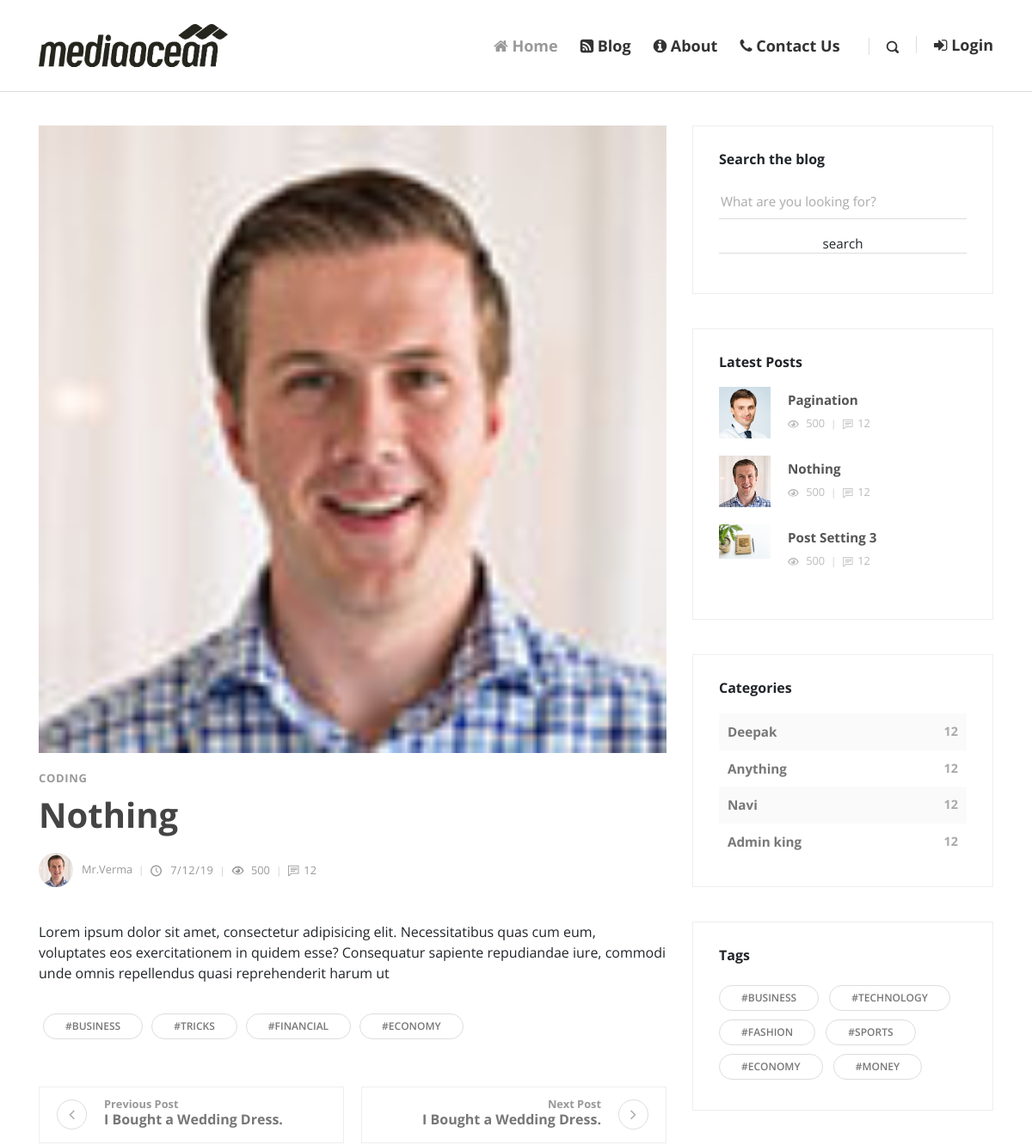
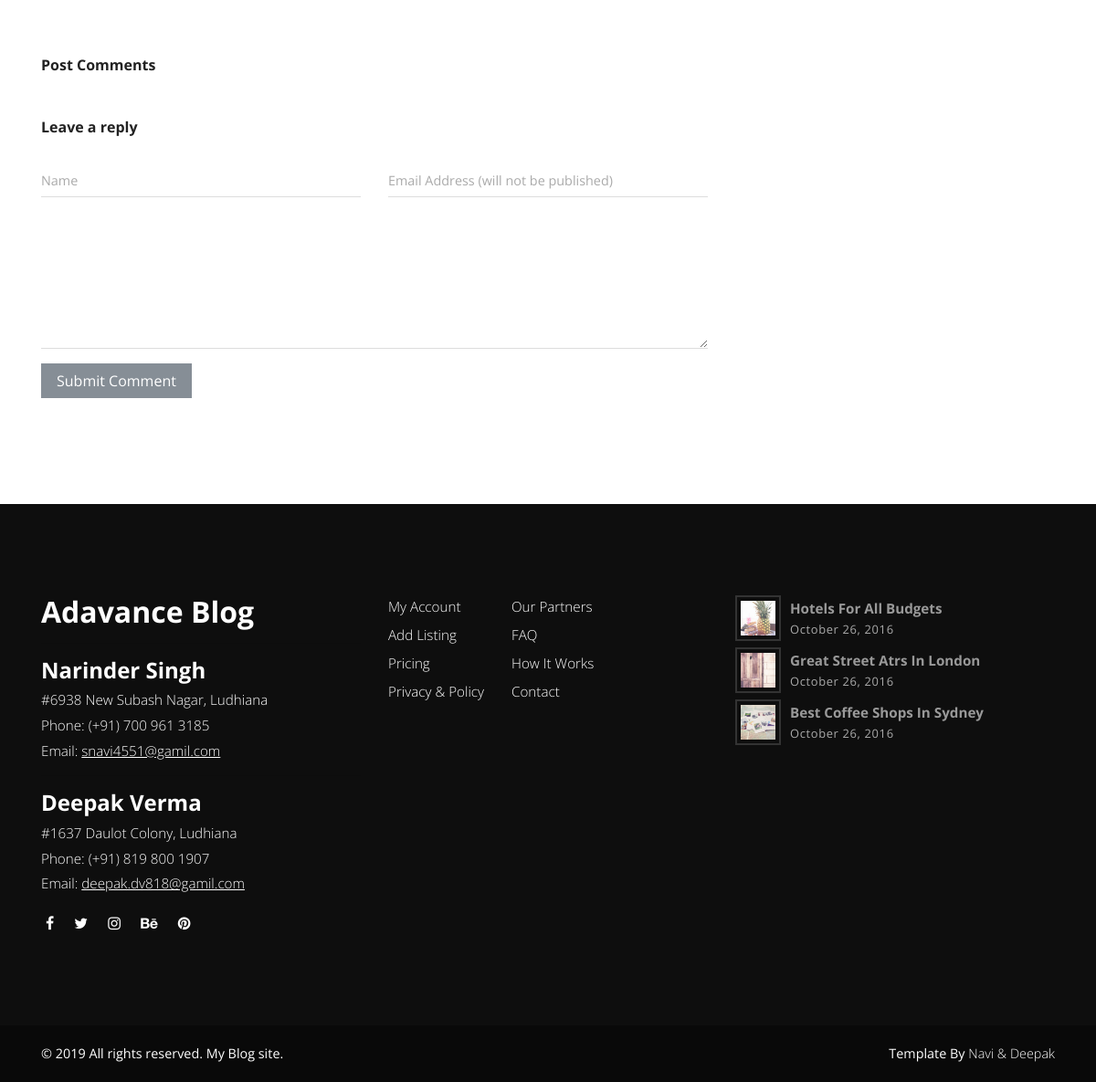
Page /post.php?post_id=8 on the committed database (2 pictures, top to bottom).
### tables this page shows
CREATE TABLE `posts` (
  `id` int(11) NOT NULL,
  `date` varchar(100) NOT NULL,
  `title` varchar(255) NOT NULL,
  `author` varchar(255) NOT NULL,
  `author_image` varchar(255) NOT NULL,
  `image` varchar(255) NOT NULL,
  `categories` varchar(255) NOT NULL,
  `tags` varchar(255) NOT NULL,
  `post_data` text NOT NULL,
  `views` int(11) NOT NULL,
  `status` varchar(255) NOT NULL
);

CREATE TABLE `categories` (
  `id` int(11) NOT NULL,
  `category` varchar(255) NOT NULL
);

### post.php (the view, shortened to what this page needs)
<?php require_once('inc/db.php'); ?>
<?php
if (isset($_GET['post_id'])) {
  $post_id = $_GET['post_id'];
  $views_query = "UPDATE `posts` SET `views` = views +1  WHERE `posts`.`id` = $post_id";
  mysqli_query($con,$views_query);
  $query = "SELECT * FROM  posts WHERE status = 'publish' and id = $post_id";
  $run = mysqli_query($con,$query);
  if (mysqli_num_rows($run)> 0) {
    $row = mysqli_fetch_array($run);
    $date = date($row['date']);
    $title = $row['title'];
    $author = $row['author'];
    $author_image = $row['author_image'];
    $image = $row['image'];
    $categories = $row['categories'];
    $post_data = $row['post_data'];
  }
  else{
    header('Location: blog.php');
  }
}
?>
<!DOCTYPE html>
<html>
  <head>
    <?php require_once('inc/top.php');?>
  </head>
  <body>
    <?php require_once('inc/header.php');?>
    <br><br><br><br>
    <div class="container">
      <div class="row">
        <main class="post blog-post col-lg-8">
          <div class="container">
            <div class="post-single">
              <div class="post-thumbnail"><img src="img/<?php echo $image;?>" alt="..." class="img-fluid"></div>
              <div class="post-details">
                <div class="post-meta d-flex justify-content-between">
                  <div class="category"><a href="post.php"><?php echo ucfirst($categories);?></a></div>
                </div>
                <h1><?php echo $title; ?><a href="post.php"><i class="fa fa-bookmark-o"></i></a></h1>
                <div class="post-footer d-flex align-items-center flex-column flex-sm-row"><a href="#" class="author d-flex align-items-center flex-wrap">
                    <div class="avatar"><img src="img/<?php echo $author_image;?>" alt="..." class="img-fluid"></div>
                    <div class="title"><span><?php echo ucfirst($author); ?></span></div></a>
                  <div class="d-flex align-items-center flex-wrap">
                    <div class="date"><i class="icon-clock"></i> <?php echo $date; ?></div>
                    <div class="views"><i class="icon-eye"></i> 500</div>
                    <div class="comments meta-last"><i class="icon-comment"></i>12</div>
                  </div>
                </div>
                <div class="post-body">
                  <?php echo $post_data; ?>
                </div>
                <div class="post-tags"><a href="#" class="tag">#Business</a><a href="#" class="tag">#Tricks</a><a href="#" class="tag">#Financial</a><a href="#" class="tag">#Economy</a></div>
                <div class="posts-nav d-flex justify-content-between align-items-stretch flex-column flex-md-row"><a href="#" class="prev-post text-left d-flex align-items-center">
                    <div class="icon prev"><i class="fa fa-angle-left"></i></div>
                    <div class="text"><strong class="text-primary">Previous Post </strong>
                      <h6>I Bought a Wedding Dress.</h6>
                    </div></a><a href="#" class="next-post text-right d-flex align-items-center justify-content-end">
                    <div class="text"><strong class="text-primary">Next Post </strong>
                      <h6>I Bought a Wedding Dress.</h6>
                    </div>
                    <div class="icon next"><i class="fa fa-angle-right">   </i></div></a></div>
                <div class="post-comments">
                  <header>
                    <h3 class="h6">Post Comments<span class="no-of-comments"></span></h3>
                  </header>
                  </div>
                </div>
                <div class="add-comment">
                  <header>
                    <h3 class="h6">Leave a reply</h3>
                  </header>
                  <form action="" method="post" class="commenting-form">
                    <div class="row">
                      <div class="form-group col-md-6">
                        <input type="text" name="name" value="<?php
                        if(isset($cs_name)){echo $cs_name;} ?>" id="username" placeholder="Name" class="form-control">
                      </div>
                      <div class="form-group col-md-6">
                        <input type="email" name="email" value="<?php
                        if(isset($cs_email)){echo $cs_email;} ?>"  id="useremail" placeholder="Email Address (will not be published)" class="form-control">
                      </div>
                      <div class="form-group col-md-12">
                        <textarea name="comment" id="usercomment" placeholder="Type your comment"  class="form-control"><?php
                        if(isset($cs_comment)){echo $cs_comment;} ?> </textarea>
                      </div>
                      <div class="form-group col-md-12">
                        <button type="submit" class="btn btn-secondary" name="submit">Submit Comment</button>
                      </div>
                    </div>
                  </form>
                </div>
              </div>
          </div>
        </main>
        <?php require_once('inc/sidebar.php');?>
      </div>
    </div>
    <?php require_once('inc/footer.php');?>
  </body>
</html>

### inc/sidebar.php (shortened to what this page needs)
<?php
  require_once('db.php');
?>
<aside class="col-lg-4">
          <div class="widget search">
            <header>
              <h3 class="h6">Search the blog</h3>
            </header>
            <form action="blog.php" method="post" class="search-form">
              <div class="form-group">
                <input type="search" name="search-text" placeholder="What are you looking for?">
                <input type="submit" class="btn btn-default" value="search" name="search" >
              </div>
            </form>
          </div>
          <div class="widget latest-posts">
            <header>
              <h3 class="h6">Latest Posts</h3>
            </header>
            <div class="blog-posts">
              <?php
               $query = "SELECT * FROM posts WHERE status = 'publish' ORDER BY id DESC LIMIT 3";
               $run = mysqli_query($con,$query);
               if (mysqli_num_rows($run) > 0) {
                 while ($row = mysqli_fetch_array($run)) {
                   $title = $row['title'];
                   $image = $row['image'];
                ?>
              <a href="#">
                <div class="item d-flex align-items-center">
                  <div class="image"><img src="img/<?php echo $image; ?>" alt="..." class="img-fluid"></div>
                  <div class="title"><strong><?php echo $title; ?></strong>
                    <div class="d-flex align-items-center">
                      <div class="views"><i class="icon-eye"></i> 500</div>
                      <div class="comments"><i class="icon-comment"></i>12</div>
                    </div>
                  </div>
                </div>
              </a>
              <?php
                }}
               ?>
            </div>
          </div>
          <div class="widget categories">
            <header>
              <h3 class="h6">Categories</h3>
            </header>
            <?php
            $query="SELECT * FROM categories";
            $run=mysqli_query($con,$query);
            if(mysqli_num_rows($run) > 0){
                while ($row = mysqli_fetch_array($run)) {
                      $category = ucfirst($row['category']);
                      $id = $row['id'];
                    echo "
                        <div class='item d-flex justify-content-between'><a href='blog.php?cat=".$id."'>$category</a><span>12</span></div>
                    ";
                }
            } else{
              echo "
                        <div class='item d-flex justify-content-between'><a href='#'>No Categories Yet</a><span>12</span></div>
                    ";
            }
            ?>
          </div>
          <div class="widget tags">
            <header>
              <h3 class="h6">Tags</h3>
            </header>
            <ul class="list-inline">
              <li class="list-inline-item"><a href="#" class="tag">#Business</a></li>
              <li class="list-inline-item"><a href="#" class="tag">#Technology</a></li>
              <li class="list-inline-item"><a href="#" class="tag">#Fashion</a></li>
              <li class="list-inline-item"><a href="#" class="tag">#Sports</a></li>
              <li class="list-inline-item"><a href="#" class="tag">#Economy</a></li>
              <li class="list-inline-item"><a href="#" class="tag">#Money</a></li>
            </ul>
          </div>
        </aside>

### rows in the picture
posts: image (picture), categories "CODING", title "Nothing", author_image (picture), author "Mr.Verma", date "7/12/19", post_data "Lorem ipsum dolor sit amet, consectetur adipisicing elit. Necessitatibus quas cum eum, voluptates eos exercitationem in quidem esse? Consequatur sapiente repudiandae iure, commodi unde omnis repellendus quasi reprehenderit harum ut"
posts: image (picture), title "Pagination"
posts: image (picture), title "Post Setting 3"
categories: category "Deepak"
categories: category "Anything"
categories: category "Navi"
categories: category "Admin king"
